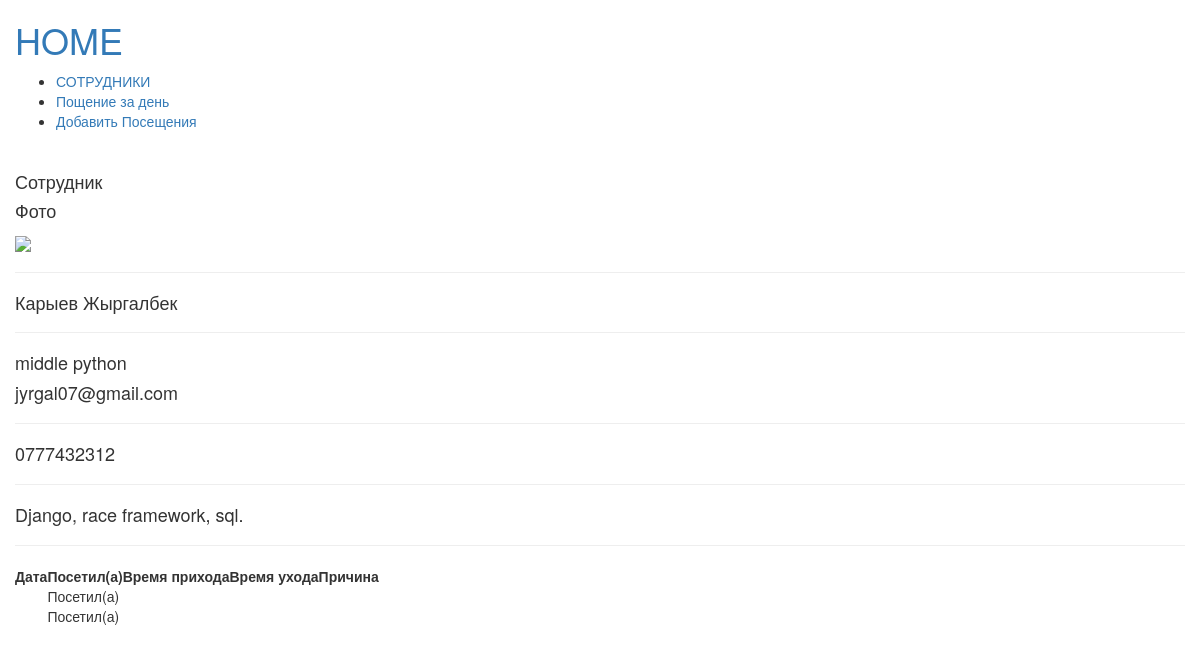
Screenshot of /employee/jyrgalbek with the database file from the repository.
### grid/models.py (models this page shows, shortened)
class Employee(models.Model):
    name = models.CharField(max_length=50)
    email = models.EmailField(blank=True, null=True)
    phone = models.CharField(max_length = 55)
    position = models.ForeignKey(Position, on_delete=models.CASCADE)
    image = models.ImageField(upload_to='employers', blank=True, null=True)
    stack = models.CharField(max_length=1000, blank=True, null=True)
    slug = models.SlugField(unique=True)

class Position(models.Model):
    title = models.CharField(max_length=244, blank=True, null=True)
    slug = models.SlugField(unique=True)

class Visit(models.Model):
    date = models.DateField()
    employer = models.ForeignKey(Employee, on_delete=models.CASCADE)
    visited = models.BooleanField(choices=CHOICES)
    time_start = models.TimeField(blank=True, null=True, default='00:00')
    time_end = models.TimeField(blank=True, null=True, default='00:00')
    reason= models.CharField(max_length=100, default='----')
    class Meta:
        ordering = ['-date']

### grid/views.py (the view)
# urls.py: path('employee/<str:slug>', get_employee, name='employee'),
def get_employee(request,slug):
    visit = Visit.objects.filter(employer__slug=slug)
    employee = Employee.objects.get(slug=slug)
    context = {
        'visits' : visit,
        'employee' : employee
    }
    return render(request, 'get_employee.html', context)

### grid/templates/get_employee.html (shortened to what this page needs)
{% extends "base.html" %}
{% block content %}
<h4>Сотрудник</h4>
<h4>Фото</h4>
{% if  employee.image %}
<img src="{{ employee.image.url }}" height="250"/><hr>
{% else %}
<img src="https://ru.hostings.info/upload/images/2021/12/e11044b915dc39afc3004430606bd6d1.jpg" height="300"/><hr>
{% endif %}
<h4>{{employee.name}}</h4><hr>
<h4>{{employee.position.title}}</h4></hr>
<h4>{{ employee.email }}</h4><hr>
<h4>{{ employee.phone }}</h4><hr>
<h4>{{ employee.stack }}</h4><hr>
<table>
    <thead>
    <th>Дата</th>
    <th>Посетил(а)</th>
    <th>Время прихода</th>
    <th>Время  ухода</th>
    <th>Причина</th>
    </thead>
    <tbody>
        {% for visit in visits %}
        <tr>
            <td>{{ visit.data }}</td>
            {% if visit.visited == True %}
            <td>Посетил(а)</td>
            {% else %}
            <td>Отсутствовал(а)</td>
            {% endif %}
        </tr>
        {% endfor %}
    </tbody>
</table>
{% endblock %}

### grid/static/css/style.css (style rules this page uses)
body { background-color: white; color: black; }

### rows the page displays
Employee: name "Карыев Жыргалбек", position "middle python", email "jyrgal07@gmail.com", phone "0777432312", stack "Django, race framework, sql."
Visit: visited "Посетил(а)"
Visit: visited "Посетил(а)"
